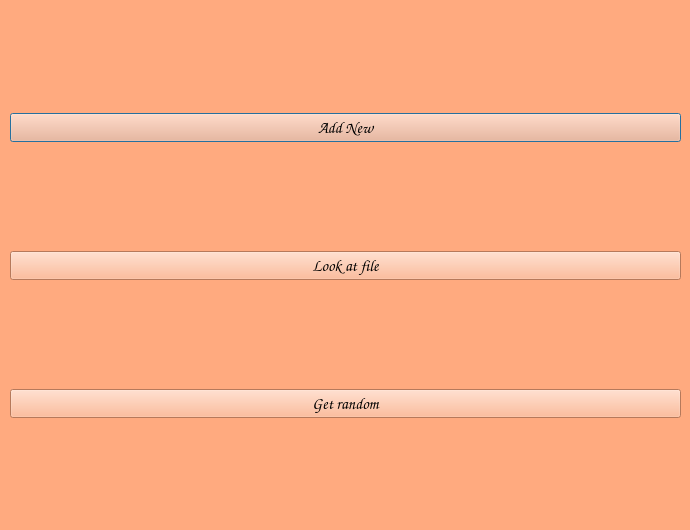
<?xml version="1.0" encoding="UTF-8"?>
<ui version="4.0">
 <class>MovieChoice</class>
 <widget class="QDialog" name="MovieChoice">
  <property name="geometry">
   <rect>
    <x>0</x>
    <y>0</y>
    <width>690</width>
    <height>530</height>
   </rect>
  </property>
  <property name="palette">
   <palette>
    <active>
     <colorrole role="WindowText">
      <brush brushstyle="SolidPattern">
       <color alpha="255">
        <red>0</red>
        <green>0</green>
        <blue>0</blue>
       </color>
      </brush>
     </colorrole>
     <colorrole role="Button">
      <brush brushstyle="SolidPattern">
       <color alpha="255">
        <red>255</red>
        <green>170</green>
        <blue>127</blue>
       </color>
      </brush>
     </colorrole>
     <colorrole role="Light">
      <brush brushstyle="SolidPattern">
       <color alpha="255">
        <red>255</red>
        <green>255</green>
        <blue>254</blue>
       </color>
      </brush>
     </colorrole>
     <colorrole role="Midlight">
      <brush brushstyle="SolidPattern">
       <color alpha="255">
        <red>255</red>
        <green>212</green>
        <blue>190</blue>
       </color>
      </brush>
     </colorrole>
     <colorrole role="Dark">
      <brush brushstyle="SolidPattern">
       <color alpha="255">
        <red>127</red>
        <green>85</green>
        <blue>63</blue>
       </color>
      </brush>
     </colorrole>
     <colorrole role="Mid">
      <brush brushstyle="SolidPattern">
       <color alpha="255">
        <red>170</red>
        <green>113</green>
        <blue>85</blue>
       </color>
      </brush>
     </colorrole>
     <colorrole role="Text">
      <brush brushstyle="SolidPattern">
       <color alpha="255">
        <red>0</red>
        <green>0</green>
        <blue>0</blue>
       </color>
      </brush>
     </colorrole>
     <colorrole role="BrightText">
      <brush brushstyle="SolidPattern">
       <color alpha="255">
        <red>255</red>
        <green>255</green>
        <blue>255</blue>
       </color>
      </brush>
     </colorrole>
     <colorrole role="ButtonText">
      <brush brushstyle="SolidPattern">
       <color alpha="255">
        <red>0</red>
        <green>0</green>
        <blue>0</blue>
       </color>
      </brush>
     </colorrole>
     <colorrole role="Base">
      <brush brushstyle="SolidPattern">
       <color alpha="255">
        <red>255</red>
        <green>255</green>
        <blue>255</blue>
       </color>
      </brush>
     </colorrole>
     <colorrole role="Window">
      <brush brushstyle="SolidPattern">
       <color alpha="255">
        <red>255</red>
        <green>170</green>
        <blue>127</blue>
       </color>
      </brush>
     </colorrole>
     <colorrole role="Shadow">
      <brush brushstyle="SolidPattern">
       <color alpha="255">
        <red>0</red>
        <green>0</green>
        <blue>0</blue>
       </color>
      </brush>
     </colorrole>
     <colorrole role="AlternateBase">
      <brush brushstyle="SolidPattern">
       <color alpha="255">
        <red>255</red>
        <green>212</green>
        <blue>191</blue>
       </color>
      </brush>
     </colorrole>
     <colorrole role="ToolTipBase">
      <brush brushstyle="SolidPattern">
       <color alpha="255">
        <red>255</red>
        <green>255</green>
        <blue>220</blue>
       </color>
      </brush>
     </colorrole>
     <colorrole role="ToolTipText">
      <brush brushstyle="SolidPattern">
       <color alpha="255">
        <red>0</red>
        <green>0</green>
        <blue>0</blue>
       </color>
      </brush>
     </colorrole>
     <colorrole role="PlaceholderText">
      <brush brushstyle="SolidPattern">
       <color alpha="127">
        <red>0</red>
        <green>0</green>
        <blue>0</blue>
       </color>
      </brush>
     </colorrole>
     <colorrole role="Accent">
      <brush brushstyle="SolidPattern">
       <color alpha="255">
        <red>255</red>
        <green>255</green>
        <blue>255</blue>
       </color>
      </brush>
     </colorrole>
    </active>
    <inactive>
     <colorrole role="WindowText">
      <brush brushstyle="SolidPattern">
       <color alpha="255">
        <red>0</red>
        <green>0</green>
        <blue>0</blue>
       </color>
      </brush>
     </colorrole>
     <colorrole role="Button">
      <brush brushstyle="SolidPattern">
       <color alpha="255">
        <red>255</red>
        <green>170</green>
        <blue>127</blue>
       </color>
      </brush>
     </colorrole>
     <colorrole role="Light">
      <brush brushstyle="SolidPattern">
       <color alpha="255">
        <red>255</red>
        <green>255</green>
        <blue>254</blue>
       </color>
      </brush>
     </colorrole>
     <colorrole role="Midlight">
      <brush brushstyle="SolidPattern">
       <color alpha="255">
        <red>255</red>
        <green>212</green>
        <blue>190</blue>
       </color>
      </brush>
     </colorrole>
     <colorrole role="Dark">
      <brush brushstyle="SolidPattern">
       <color alpha="255">
        <red>127</red>
        <green>85</green>
        <blue>63</blue>
       </color>
      </brush>
     </colorrole>
     <colorrole role="Mid">
      <brush brushstyle="SolidPattern">
       <color alpha="255">
        <red>170</red>
        <green>113</green>
        <blue>85</blue>
       </color>
      </brush>
     </colorrole>
     <colorrole role="Text">
      <brush brushstyle="SolidPattern">
       <color alpha="255">
        <red>0</red>
        <green>0</green>
        <blue>0</blue>
       </color>
      </brush>
     </colorrole>
     <colorrole role="BrightText">
      <brush brushstyle="SolidPattern">
       <color alpha="255">
        <red>255</red>
        <green>255</green>
        <blue>255</blue>
       </color>
      </brush>
     </colorrole>
     <colorrole role="ButtonText">
      <brush brushstyle="SolidPattern">
       <color alpha="255">
        <red>0</red>
        <green>0</green>
        <blue>0</blue>
       </color>
      </brush>
     </colorrole>
     <colorrole role="Base">
      <brush brushstyle="SolidPattern">
       <color alpha="255">
        <red>255</red>
        <green>255</green>
        <blue>255</blue>
       </color>
      </brush>
     </colorrole>
     <colorrole role="Window">
      <brush brushstyle="SolidPattern">
       <color alpha="255">
        <red>255</red>
        <green>170</green>
        <blue>127</blue>
       </color>
      </brush>
     </colorrole>
     <colorrole role="Shadow">
      <brush brushstyle="SolidPattern">
       <color alpha="255">
        <red>0</red>
        <green>0</green>
        <blue>0</blue>
       </color>
      </brush>
     </colorrole>
     <colorrole role="AlternateBase">
      <brush brushstyle="SolidPattern">
       <color alpha="255">
        <red>255</red>
        <green>212</green>
        <blue>191</blue>
       </color>
      </brush>
     </colorrole>
     <colorrole role="ToolTipBase">
      <brush brushstyle="SolidPattern">
       <color alpha="255">
        <red>255</red>
        <green>255</green>
        <blue>220</blue>
       </color>
      </brush>
     </colorrole>
     <colorrole role="ToolTipText">
      <brush brushstyle="SolidPattern">
       <color alpha="255">
        <red>0</red>
        <green>0</green>
        <blue>0</blue>
       </color>
      </brush>
     </colorrole>
     <colorrole role="PlaceholderText">
      <brush brushstyle="SolidPattern">
       <color alpha="127">
        <red>0</red>
        <green>0</green>
        <blue>0</blue>
       </color>
      </brush>
     </colorrole>
     <colorrole role="Accent">
      <brush brushstyle="SolidPattern">
       <color alpha="255">
        <red>255</red>
        <green>255</green>
        <blue>255</blue>
       </color>
      </brush>
     </colorrole>
    </inactive>
    <disabled>
     <colorrole role="WindowText">
      <brush brushstyle="SolidPattern">
       <color alpha="255">
        <red>127</red>
        <green>85</green>
        <blue>63</blue>
       </color>
      </brush>
     </colorrole>
     <colorrole role="Button">
      <brush brushstyle="SolidPattern">
       <color alpha="255">
        <red>255</red>
        <green>170</green>
        <blue>127</blue>
       </color>
      </brush>
     </colorrole>
     <colorrole role="Light">
      <brush brushstyle="SolidPattern">
       <color alpha="255">
        <red>255</red>
        <green>255</green>
        <blue>254</blue>
       </color>
      </brush>
     </colorrole>
     <colorrole role="Midlight">
      <brush brushstyle="SolidPattern">
       <color alpha="255">
        <red>255</red>
        <green>212</green>
        <blue>190</blue>
       </color>
      </brush>
     </colorrole>
     <colorrole role="Dark">
      <brush brushstyle="SolidPattern">
       <color alpha="255">
        <red>127</red>
        <green>85</green>
        <blue>63</blue>
       </color>
      </brush>
     </colorrole>
     <colorrole role="Mid">
      <brush brushstyle="SolidPattern">
       <color alpha="255">
        <red>170</red>
        <green>113</green>
        <blue>85</blue>
       </color>
      </brush>
     </colorrole>
     <colorrole role="Text">
      <brush brushstyle="SolidPattern">
       <color alpha="255">
        <red>127</red>
        <green>85</green>
        <blue>63</blue>
       </color>
      </brush>
     </colorrole>
     <colorrole role="BrightText">
      <brush brushstyle="SolidPattern">
       <color alpha="255">
        <red>255</red>
        <green>255</green>
        <blue>255</blue>
       </color>
      </brush>
     </colorrole>
     <colorrole role="ButtonText">
      <brush brushstyle="SolidPattern">
       <color alpha="255">
        <red>127</red>
        <green>85</green>
        <blue>63</blue>
       </color>
      </brush>
     </colorrole>
     <colorrole role="Base">
      <brush brushstyle="SolidPattern">
       <color alpha="255">
        <red>255</red>
        <green>170</green>
        <blue>127</blue>
       </color>
      </brush>
     </colorrole>
     <colorrole role="Window">
      <brush brushstyle="SolidPattern">
       <color alpha="255">
        <red>255</red>
        <green>170</green>
        <blue>127</blue>
       </color>
      </brush>
     </colorrole>
     <colorrole role="Shadow">
      <brush brushstyle="SolidPattern">
       <color alpha="255">
        <red>0</red>
        <green>0</green>
        <blue>0</blue>
       </color>
      </brush>
     </colorrole>
     <colorrole role="AlternateBase">
      <brush brushstyle="SolidPattern">
       <color alpha="255">
        <red>255</red>
        <green>170</green>
        <blue>127</blue>
       </color>
      </brush>
     </colorrole>
     <colorrole role="ToolTipBase">
      <brush brushstyle="SolidPattern">
       <color alpha="255">
        <red>255</red>
        <green>255</green>
        <blue>220</blue>
       </color>
      </brush>
     </colorrole>
     <colorrole role="ToolTipText">
      <brush brushstyle="SolidPattern">
       <color alpha="255">
        <red>0</red>
        <green>0</green>
        <blue>0</blue>
       </color>
      </brush>
     </colorrole>
     <colorrole role="PlaceholderText">
      <brush brushstyle="SolidPattern">
       <color alpha="127">
        <red>127</red>
        <green>85</green>
        <blue>63</blue>
       </color>
      </brush>
     </colorrole>
     <colorrole role="Accent">
      <brush brushstyle="SolidPattern">
       <color alpha="255">
        <red>255</red>
        <green>221</green>
        <blue>203</blue>
       </color>
      </brush>
     </colorrole>
    </disabled>
   </palette>
  </property>
  <property name="font">
   <font>
    <family>Comic Sans MS</family>
    <pointsize>12</pointsize>
   </font>
  </property>
  <property name="windowTitle">
   <string>Dialog</string>
  </property>
  <widget class="QWidget" name="verticalLayoutWidget">
   <property name="geometry">
    <rect>
     <x>10</x>
     <y>10</y>
     <width>671</width>
     <height>511</height>
    </rect>
   </property>
   <layout class="QVBoxLayout" name="verticalLayout">
    <item>
     <widget class="QPushButton" name="pushButtonAdd">
      <property name="text">
       <string>Add New</string>
      </property>
     </widget>
    </item>
    <item>
     <widget class="QPushButton" name="pushButtonAll">
      <property name="text">
       <string>Look at file</string>
      </property>
     </widget>
    </item>
    <item>
     <widget class="QPushButton" name="pushButtonRand">
      <property name="text">
       <string>Get random</string>
      </property>
     </widget>
    </item>
   </layout>
  </widget>
 </widget>
 <resources/>
 <connections/>
</ui>
